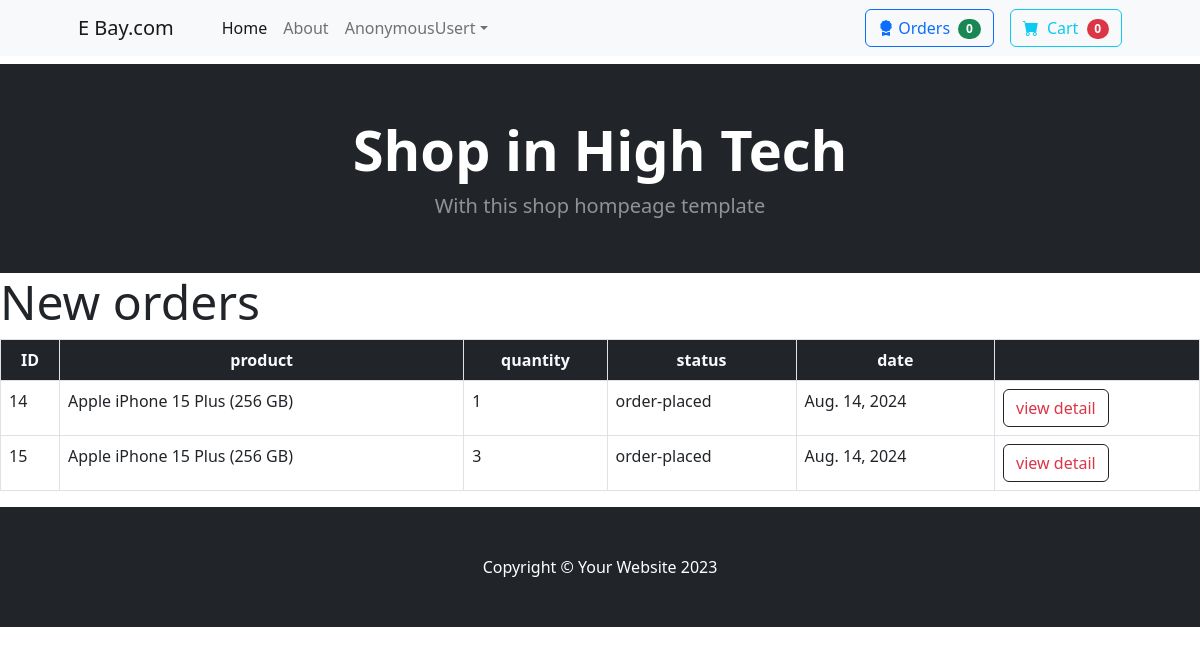
Page /orderlist on the earlier database version.
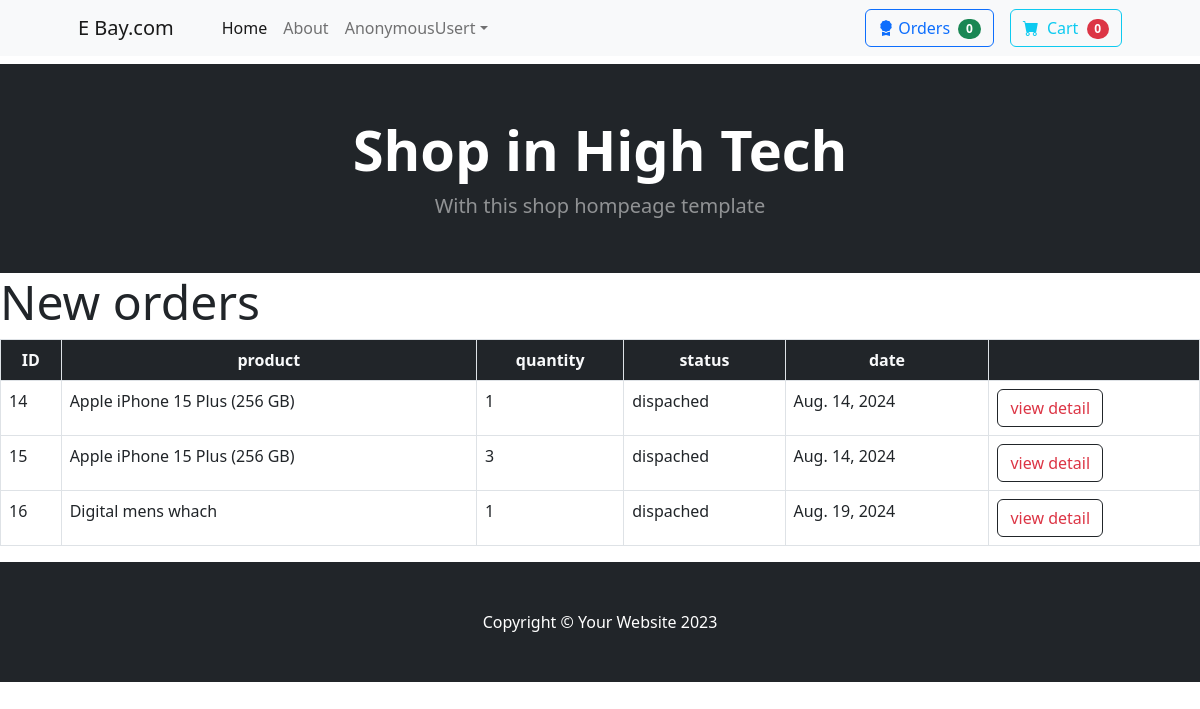
Same page on the later database version.
### owner/models.py (models this page shows, shortened)
class orders(models.Model):
  product_name=models.ForeignKey(cart,on_delete=models.CASCADE)
  address=models.TextField(max_length=200)
  phone=models.IntegerField()
  user=models.ForeignKey(User,on_delete=models.CASCADE)
  options=(
    ("dispatched","dispatched"),
    ("canceiled","canceiled"),
    ("order-placed","order-placed"),
    ("delivered","delivered"),
  )
  status=models.CharField(max_length=100,default="order-placed",choices=options)
  date=models.DateField(auto_now_add=True)
  expected_delivery_date=models.DateField(null=True)

class cart(models.Model):
  product_name=models.ForeignKey(product,on_delete=models.CASCADE)
  user=models.ForeignKey(User,on_delete=models.CASCADE)
  quantity=models.PositiveIntegerField(default=1)
  options=(
    ("in-cart","in-cart"),
    ("canceiled","canceiled"),
    ("order-placed","order-placed"),
  )
  status=models.CharField(max_length=100,default="in-cart",choices=options)
  date=models.DateField(auto_now_add=True)

class product(models.Model):
  product_name=models.CharField(max_length=100)
  price=models.PositiveIntegerField()
  image=models.ImageField(upload_to="media/product")
  description=models.TextField(max_length=200)
  category=models.ForeignKey(category,on_delete=models.CASCADE)
  rating=models.CharField( max_length=10,null=True)
  def __str__(self):
    return self.product_name

### owner/views.py (the view)
# urls.py: path('orderlist',views.OrderListView.as_view(),name='orderlist_view'),
class OrderListView(ListView):
  template_name="order_list.html"
  model=orders
  context_object_name="orders"

### users/context_processors.py (called while the page is built)
def cart_count(request):
  if request.user.is_authenticated:
    count=cart.objects.filter(user=request.user).exclude(status="order-placed").count()
    return {"count":count}
  else:
    return {"count":0}

def order_count(request):
  if request.user.is_authenticated:
    ordercount=orders.objects.filter(user=request.user).count()
    return {"order_count":ordercount}
  else:
    return {"order_count":0}

### owner/templates/order_list.html
{% extends 'index.html' %}
{% block contant %}
<section>
  <h1 class="display-5">New orders</h1>
  <table class="table table-bordered">
    <thead class="bg-dark text-light fw-bold text-center">
      <tr>
        <th>ID</th>
        <th>product</th>
        <th>quantity</th>
        <th>status</th>
        <th>date</th>
        <th></th>
      </tr>
    </thead>
    <tbody>
      {% for i in orders %}
      <tr>
        <td>{{i.id}}</td>
        <td>{{i.product_name.product_name}}</td>
        <td>{{i.product_name.quantity}}</td>
        <td>{{i.status}}</td>
        <td>{{i.date}}</td>
        <td><a href="{% url 'orderdetail_view' i.id %}" class="btn btn-outline-dark text-danger">view detail</a></td>
      </tr>
      {% endfor %}
    </tbody>
  </table>
</section>
{% endblock %}

Differences in the rows shown:
changed orders id 14: status "order-placed" → "dispached"
changed orders id 15: status "order-placed" → "dispached"
added orders: id "16", product_name.product_name "Digital mens whach", product_name.quantity "1", status "dispached", date "Aug. 19, 2024"
